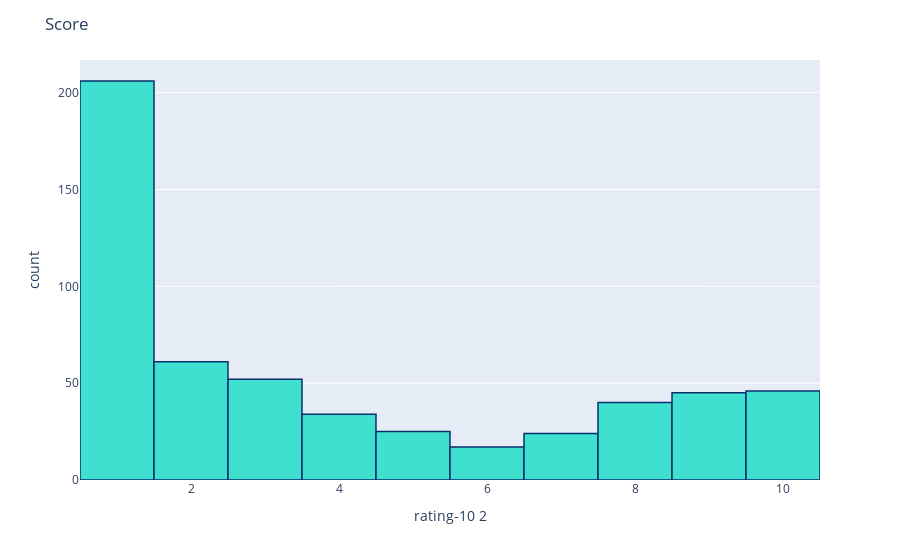

The notebook cell this image was saved under:
### Markdown cell above
# Step 2: Data Analysis

### Code cell
# Imports
import matplotlib.pyplot as plt
import seaborn as sns
color = sns.color_palette()
%matplotlib inline
import plotly.offline as py
py.init_notebook_mode(connected=True)
import plotly.graph_objs as go
import plotly.tools as tls
import plotly.express as px
# Product Scores
fig = px.histogram(df, x="rating-10 2")
fig.update_traces(marker_color="turquoise",marker_line_color='rgb(8,48,107)',
                  marker_line_width=1.5)
fig.update_layout(title_text='Score')

### Figure 1 — Plotly figure (JSON) as saved in the notebook; plotly's stock layout.template omitted (floating-point values rounded to 4 significant figures; data arrays with more than 128 entries replaced by an {"elided": "..."} marker saying what was removed)
{"data": [{"alignmentgroup": "True", "bingroup": "x", "hovertemplate": "rating-10 2=%{x}<br>count=%{y}<extra></extra>", "legendgroup": "", "marker": {"color": "turquoise", "line": {"color": "rgb(8,48,107)", "width": 1.5}, "pattern": {"shape": ""}}, "name": "", "offsetgroup": "", "orientation": "v", "showlegend": false, "type": "histogram", "x": {"elided": "550 int values"}, "xaxis": "x", "yaxis": "y"}], "layout": {"barmode": "relative", "legend": {"tracegroupgap": 0}, "margin": {"t": 60}, "title": {"text": "Score"}, "xaxis": {"anchor": "y", "domain": [0, 1], "title": {"text": "rating-10 2"}}, "yaxis": {"anchor": "x", "domain": [0, 1], "title": {"text": "count"}}}}
